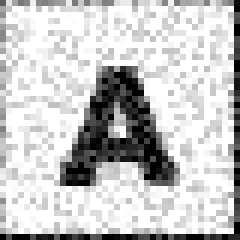
#> input picture OCR-ocr_interface/ocr/data/cells_predicted/A_401583.png, 40 x 40 px (shown 6 times larger); its folder holds only this picture in this run
$ python generate_dataset.py
#> lines starting #> are read from the running program, lines starting #| are printed output that depends on the picture
import os
import numpy as np
from PIL import Image

# --- Paramètres de configuration ---
# Source: Le dossier 'cells_predicted' se trouve dans le même répertoire que ce script (data/)
IMAGE_DIR = 'cells_predicted'
# Destination: Le fichier de sortie doit se trouver dans le même répertoire (data/)
OUTPUT_FILE = 'alphabet_train_augmented'
# Taille attendue de l'image (32x32 pixels = 1024 floats)
IMAGE_SIZE = (32, 32)

def process_image_to_float_vector(file_path):
    # ... (Le reste de cette fonction reste le même, elle est correcte)
#> called with file_path = 'cells_predicted/A_401583.png'
    try:
        img = Image.open(file_path).convert('L')
        img = img.resize(IMAGE_SIZE)
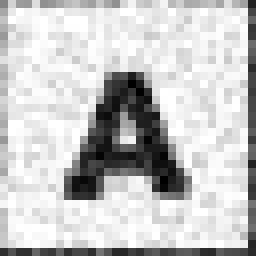
#> img: PIL image 32x32 L (shown 8 times larger); min 0, max 255, mean 198.2
        pixels = np.array(img, dtype=np.float32) / 255.0
        return pixels.flatten()
    except Exception as e:
        print(f"Erreur lors du traitement de {file_path}: {e}")
        return None

def generate_augmented_dataset():
    data_lines = []

    # ⚠️ Utilise os.path.join pour construire un chemin correct vers les images
    full_image_dir = os.path.abspath(IMAGE_DIR)
    print(f"Scanning directory: {full_image_dir}")

    for filename in os.listdir(IMAGE_DIR):
        if not filename.endswith('.png') or ':Zone.Identifier' in filename:
            continue

        label = filename[0]
        if not ('A' <= label <= 'Z'):
            print(f"⚠️ Ignoré: Fichier {filename} n'a pas une étiquette de lettre majuscule valide.")
            continue

        file_path = os.path.join(IMAGE_DIR, filename)

        pixel_vector = process_image_to_float_vector(file_path)
#> pixel_vector = 1024 values, max 1 at index 34, min 0 at index 336, mean 0.777

        if pixel_vector is not None:
            pixel_string = ' '.join([f"{p:.6f}" for p in pixel_vector])
            data_lines.append(f"{label} {pixel_string}\n")

    output_path = os.path.abspath(OUTPUT_FILE)

    with open(OUTPUT_FILE, 'w') as f:
        f.writelines(data_lines)

    print(f"✅ Conversion terminée. {len(data_lines)} échantillons écrits dans {output_path}")
#| ✅ Conversion terminée. 1 échantillons écrits dans OCR-ocr_interface/ocr/data/alphabet_train_augmented

if __name__ == '__main__':
    generate_augmented_dataset()

$ run again, on OCR-ocr_interface/ocr/data/cells_predicted/A_665492.png
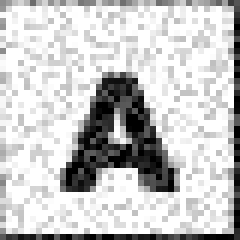
#> input picture OCR-ocr_interface/ocr/data/cells_predicted/A_665492.png, 40 x 40 px (shown 6 times larger)
#> in process_image_to_float_vector, `img = img.resize(IMAGE_SIZE)`:
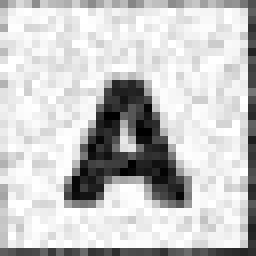
#> img: PIL image 32x32 L (shown 8 times larger); min 0, max 255, mean 198.3
#> pixel_vector = 1024 values, max 1 at index 35, min 0 at index 461, mean 0.778
#| ✅ Conversion terminée. 1 échantillons écrits dans OCR-ocr_interface/ocr/data/alphabet_train_augmented

$ run again, on OCR-ocr_interface/ocr/data/cells_predicted/A_704665.png
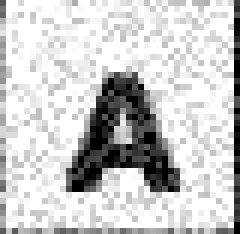
#> input picture OCR-ocr_interface/ocr/data/cells_predicted/A_704665.png, 40 x 39 px (shown 6 times larger)
#> in process_image_to_float_vector, `img = img.resize(IMAGE_SIZE)`:
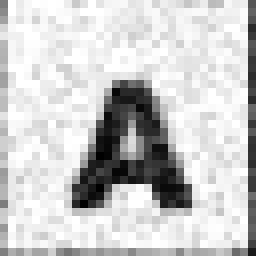
#> img: PIL image 32x32 L (shown 8 times larger); min 0, max 255, mean 202.7
#> pixel_vector = 1024 values, max 1 at index 1, min 0 at index 620, mean 0.795
#| ✅ Conversion terminée. 1 échantillons écrits dans OCR-ocr_interface/ocr/data/alphabet_train_augmented

$ run again, on OCR-ocr_interface/ocr/data/cells_predicted/A_775296.png
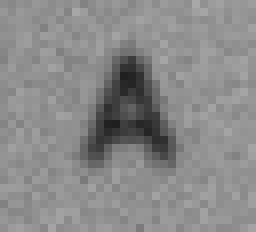
#> input picture OCR-ocr_interface/ocr/data/cells_predicted/A_775296.png, 32 x 29 px (shown 8 times larger)
#> in process_image_to_float_vector, `img = img.resize(IMAGE_SIZE)`:
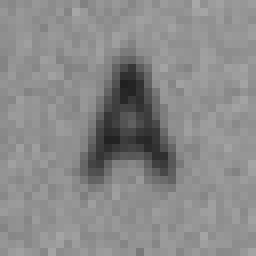
#> img: PIL image 32x32 L (shown 8 times larger); min 32, max 168, mean 137.6
#> pixel_vector = 1024 values, max 0.659 at index 24, min 0.125 at index 335, mean 0.54
#| ✅ Conversion terminée. 1 échantillons écrits dans OCR-ocr_interface/ocr/data/alphabet_train_augmented

$ run again, on OCR-ocr_interface/ocr/data/cells_predicted/A_439565.png
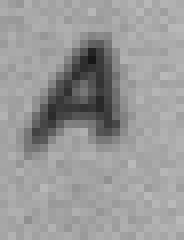
#> input picture OCR-ocr_interface/ocr/data/cells_predicted/A_439565.png, 23 x 30 px (shown 8 times larger)
#> in process_image_to_float_vector, `img = img.resize(IMAGE_SIZE)`:
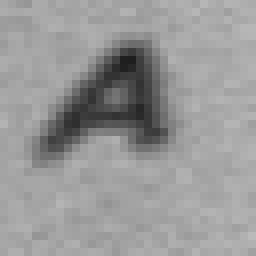
#> img: PIL image 32x32 L (shown 8 times larger); min 30, max 186, mean 152.8
#> pixel_vector = 1024 values, max 0.729 at index 959, min 0.118 at index 240, mean 0.599
#| ✅ Conversion terminée. 1 échantillons écrits dans OCR-ocr_interface/ocr/data/alphabet_train_augmented
